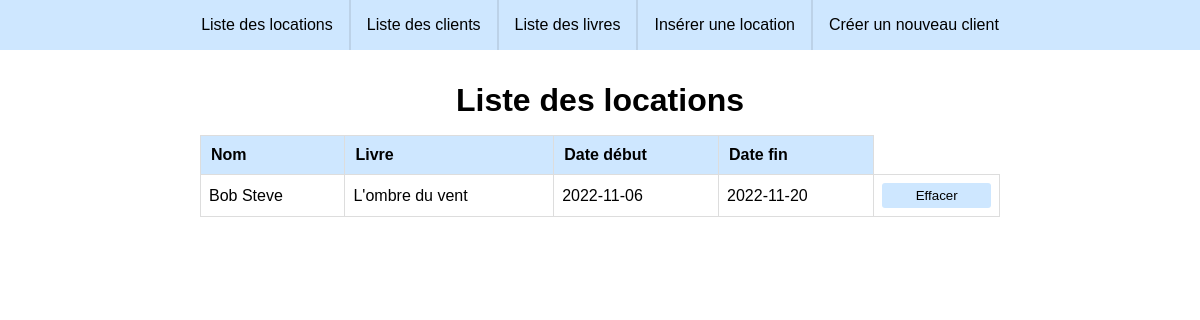
The page / on the database its author committed.
### tables this page shows
CREATE TABLE IF NOT EXISTS `location` (
  `id` INT NOT NULL AUTO_INCREMENT,
  `datedebut` DATE NOT NULL,
  `datefin` DATE NOT NULL,
  `client_id` INT NOT NULL,
  `livre_id` INT NOT NULL,
  PRIMARY KEY (`id`),
  INDEX `fk_commande_client1_idx` (`client_id` ASC),
  INDEX `fk_commande_livre1_idx` (`livre_id` ASC),
  CONSTRAINT `fk_commande_client1`
    FOREIGN KEY (`client_id`)
    REFERENCES `client` (`id`)
    ON DELETE NO ACTION
    ON UPDATE NO ACTION,
  CONSTRAINT `fk_commande_livre1`
    FOREIGN KEY (`livre_id`)
    REFERENCES `livre` (`id`)
    ON DELETE NO ACTION
    ON UPDATE NO ACTION);

CREATE TABLE IF NOT EXISTS `client` (
  `id` INT NOT NULL AUTO_INCREMENT,
  `nom` VARCHAR(25) NOT NULL,
  `prenom` VARCHAR(25) NOT NULL,
  `adresse` VARCHAR(50) NOT NULL,
  `code_postal` VARCHAR(15) NOT NULL,
  `phone` VARCHAR(15) NOT NULL,
  `ville_id` INT NOT NULL,
  PRIMARY KEY (`id`),
  INDEX `fk_client_ville1_idx` (`ville_id` ASC),
  CONSTRAINT `fk_client_ville1`
    FOREIGN KEY (`ville_id`)
    REFERENCES `ville` (`id`)
    ON DELETE NO ACTION
    ON UPDATE NO ACTION);

CREATE TABLE IF NOT EXISTS `livre` (
  `id` INT NOT NULL AUTO_INCREMENT,
  `titre` VARCHAR(50) NOT NULL,
  `auteur` VARCHAR(50) NOT NULL,
  `nombre_pages` DOUBLE NULL,
  `categorie_id` INT NOT NULL,
  `librairie_id` INT NOT NULL,
  PRIMARY KEY (`id`),
  INDEX `fk_livre_categorie1_idx` (`categorie_id` ASC),
  INDEX `fk_livre_librairie1_idx` (`librairie_id` ASC),
  CONSTRAINT `fk_livre_categorie1`
    FOREIGN KEY (`categorie_id`)
    REFERENCES `categorie` (`id`)
    ON DELETE NO ACTION
    ON UPDATE NO ACTION,
  CONSTRAINT `fk_livre_librairie1`
    FOREIGN KEY (`librairie_id`)
    REFERENCES `librairie` (`id`)
    ON DELETE NO ACTION
    ON UPDATE NO ACTION);

### class/Crud.php (called while the page is built, shortened)
<?php
class Crud extends PDO
{
    public function select($table, $field='id', $order='ASC' )
    {
        $sql = "SELECT * FROM $table ORDER BY $field $order";
        $stmt  = $this->query($sql);
        return  $stmt->fetchAll();
    }
    public function selectCompare($id, $col='*', $table)
    {
        $sql = "SELECT $col FROM $table WHERE $id = id";
        $stmt  = $this->query($sql);
        return  $stmt->fetch();
    }
}
?>

### index.php (the view, shortened to what this page needs)
<?php
require_once "class/Crud.php";
$Crud = new Crud;
$locations = $Crud->select("location");
?>
<!DOCTYPE html>
<html lang="en">
<head>
    <link rel="stylesheet" href="css/style.css">
</head>
<body>
    <nav>
        <a href="index.php">Liste des locations</a>
        <a href="client-index.php">Liste des clients</a>
        <a href="livre-index.php">Liste des livres</a>
        <a href="location-create.php">Insérer une location</a>
        <a href="client-create.php">Créer un nouveau client</a>
    </nav>
    <main>
        <h1>Liste des locations</h1>
        <table>
            <thead>
                <tr>
                    <th>Nom</th>
                    <th>Livre</th>
                    <th>Date début</th>
                    <th>Date fin</th>
                </tr>
            </thead>
            <tbody>
                <?php
                    foreach($locations as $row){
                        $nom = $Crud->selectCompare($row['client_id'], '*' ,'client' );
                        $livre = $Crud->selectCompare($row['livre_id'], '*', 'livre');
                ?>
                    <tr>
                        <td><?php echo $nom['prenom'] . ' ' . $nom['nom'] ?></td>
                        <td><?php echo $livre['titre'] ?></td>
                        <td><?php echo $row['datedebut']; ?></td>
                        <td><?php echo $row['datefin']; ?></td>
                        <td>
                            <form action="location-delete.php" method="post">
                                <input type="submit" value="Effacer">
                            </form>
                        </td>
                    </tr>
                <?php
                    }
                ?>
            </tbody>
        </table>
    </main>
</body>
</html>

### css/style.css (style rules this page uses)
* { margin: 0; padding: 0; font-family: sans-serif; }
h1 { text-align: center; }
nav { display: flex; justify-content: center; background-color: rgb(206, 231, 255); }
nav a { color: black; padding: 1em; text-decoration: none; }
nav a:not(:first-of-type) { border-left: 2px solid rgba(25, 25, 25, 0.1); }
main { display: flex; flex-direction: column; max-width: 800px; margin-inline: auto; }
main > * { margin-inline: auto; margin-top: 1em; }
table { border-collapse: collapse; width: 100%; }
table td, table th { border: 1px solid #ddd; padding: 8px; }
table th { padding: 10px; text-align: left; width: fit-content; background-color: rgb(206, 231, 255); }
form > input { padding: 5px 10px; border: none; border-radius: 3px; background-color: rgb(206, 231, 255); }
form { width: 100%; margin-inline: auto; }
form > input { width: 100%; margin: 0; }

### rows shown on the page
location: client.prenom "Bob", client.nom "Steve", livre.titre "L'ombre du vent", datedebut "2022-11-06", datefin "2022-11-20"
